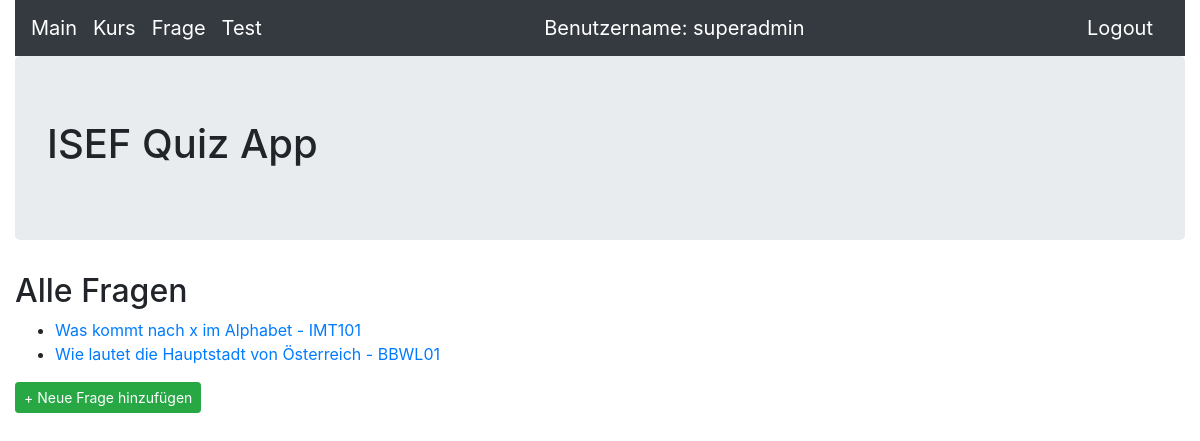
The page /frage (signed in) on the database as committed earlier.
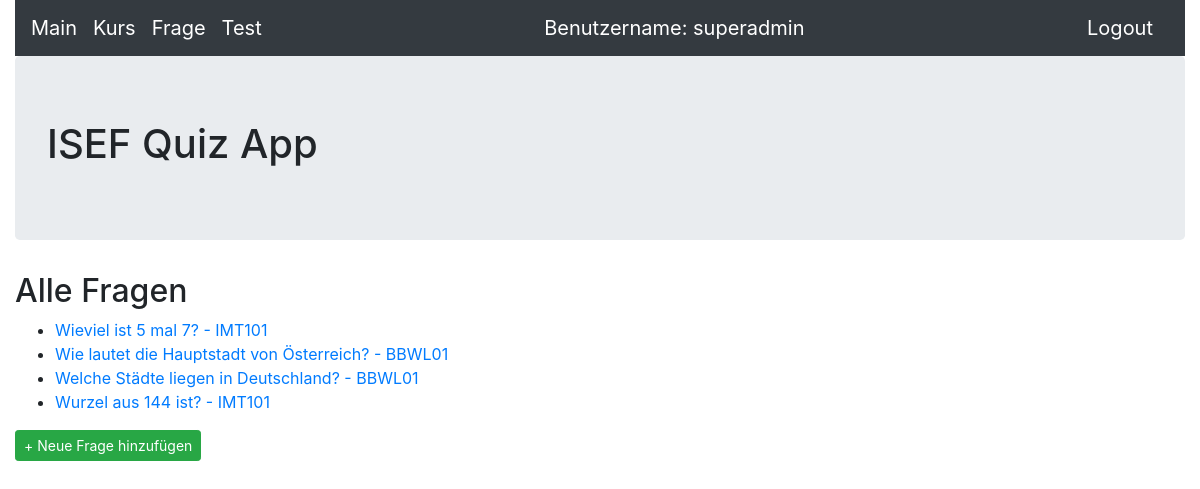
The same page on the database as committed later.
### quiz/models.py (models this page shows, shortened)
class Frage(models.Model):
    name = models.CharField(max_length=200,blank=False,help_text='Geben Sie den Namen der Frage ein')
    kurs = models.ForeignKey(Kurs,null=True,blank=False,on_delete=models.CASCADE,help_text='Wählen Sie den Kurs, welchem die Frage zugewiesen wird')
    antwort1 = models.CharField(max_length=255,blank=False,null=True,help_text='Geben Sie die Antwort1 der Frage ein')
    antwort1richtig = models.BooleanField(default=False,help_text='Geben Sie an ob Antwort1 richtig ist')
    antwort2 = models.CharField(max_length=255,blank=False,null=True,help_text='Geben Sie die Antwort2 der Frage ein')
    antwort2richtig = models.BooleanField(default=False,help_text='Geben Sie an ob Antwort2 richtig ist')
    antwort3 = models.CharField(max_length=255,blank=True,null=True,help_text='Geben Sie die Antwort3 der Frage ein (optional)')
    antwort3richtig = models.BooleanField(default=False,help_text='Geben Sie an ob Antwort3 richtig ist')
    antwort4 = models.CharField(max_length=255,blank=True,null=True,help_text='Geben Sie die Antwort4 der Frage ein (optional)')
    antwort4richtig = models.BooleanField(default=False,help_text='Geben Sie an ob Antwort4 richtig ist')

class Kurs(models.Model):
    name = models.CharField(max_length=50,help_text='Geben Sie den Namen des Kurses ein')
    beschreibung = models.CharField(max_length=255,help_text='Geben Sie die Beschreibung des Kurses ein')
    def __str__(self):
        return self.name

### quiz/views.py (the view)
# urls.py: path('frage', FrageHome.as_view(), name='frage_start'),
class FrageHome(AuthListView):
    model = Frage
    template_name = 'frage/frage_home.html'

### quiz/templates/frage/frage_home.html
{% extends 'base.html' %}
{% block content %}
<h2>Alle Fragen</h2>
<ul>
    {% for frage in object_list %}
	<li><a href="{% url 'frage_detail' frage.pk %}">{{ frage.name }} - {{ frage.kurs }}</a></li>
    {% endfor %}
</ul>
<a class="btn btn-success btn-sm" href="{% url 'neue_frage' %}">+ Neue Frage hinzufügen</a>
{% endblock content %}

### templates/base.html (shortened to what this page needs)
<!DOCTYPE html>
<html>
  <head>
	<link rel="stylesheet" href="https://stackpath.bootstrapcdn.com/bootstrap/4.5.0/css/bootstrap.min.css">
  </head>
  <body>
    <div class="container-fluid">
        <header>
            <nav class="navbar navbar-expand-lg navbar-dark bg-dark">
				<a class="navbar-brand" href="{% url 'index' %}">Main</a>
                <a class="navbar-brand" href="{% url 'kurs_start' %}">Kurs</a>
				<a class="navbar-brand" href="{% url 'frage_start' %}">Frage</a>
				<a class="navbar-brand" href="{% url 'test_select' %}">Test</a>
				{% if user.is_authenticated %}
                <a class="navbar-brand ml-auto order-md-last">Benutzername: {{ user.get_username }}</a>
                <a class="navbar-brand ml-auto order-md-last" href="{% url 'logout'%}?next={{request.path}}">Logout</a>
                {% else %}
                <a class="navbar-brand ml-auto order-md-last" href="{% url 'login'%}?next={{request.path}}">Login</a>
                {% endif %}
            </nav>
        </header>
        <div class="jumbotron">
            <h1>ISEF Quiz App</h1>
        </div>
        {% block content %}
        {% endblock content %}
    </div>
  </body>
</html>

Rows that differ between the two databases and show on the page:
changed Frage: name "Was kommt nach x im Alphabet" → "Wieviel ist 5 mal 7?"
changed Frage: name "Wie lautet die Hauptstadt von Österreich" → "Wie lautet die Hauptstadt von Österreich?"
added Frage: name "Welche Städte liegen in Deutschland?", kurs "BBWL01"
added Frage: name "Wurzel aus 144 ist?", kurs "IMT101"
